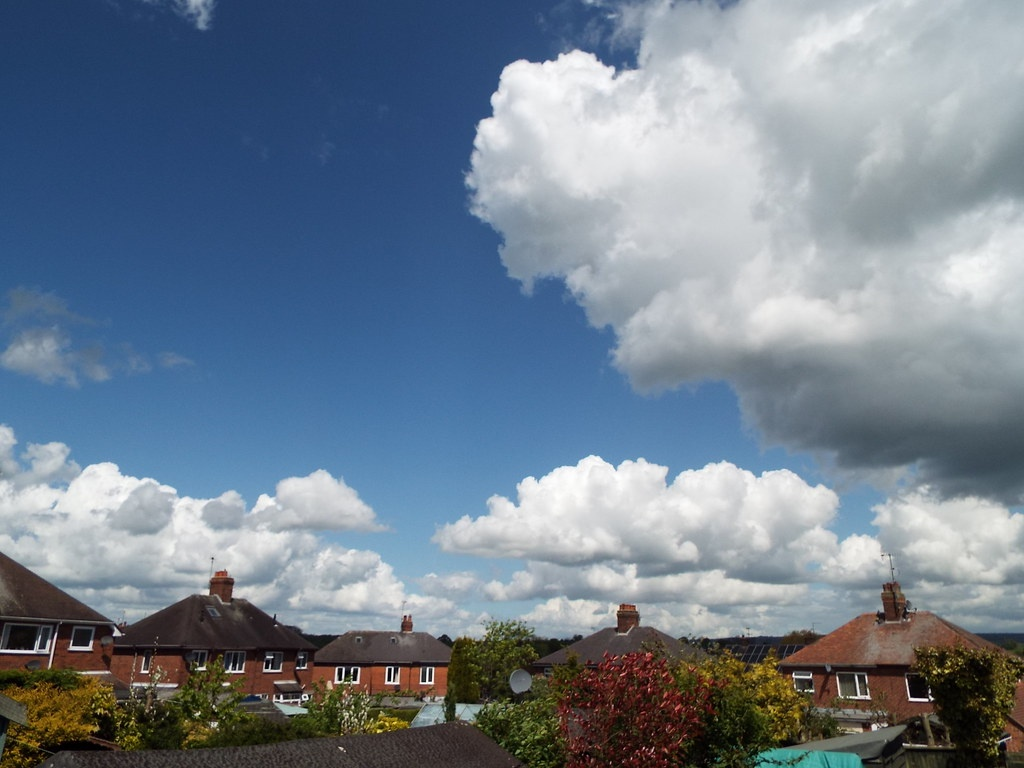
#> input picture data/raw/images/web_sample/cloud_formation/02b02f1d-5eff-42f9-9347-32813d2273e9_Cloud_formation_over_Cheadle_Staffs_1.jpg, 1024 x 768 px
$ python -i image_ops.py   (imports and definitions only)
#> lines starting #> are read from the running program, lines starting #| are printed output that depends on the picture; after the words box and inside, x2 and y2 are one past the last pixel; in counts of white or black regions, pixels touching at a corner belong together
from __future__ import annotations

from pathlib import Path

import cv2
import numpy as np

from cloud_aesthetics.settings import resolve_path


# [15 lines left out: functions read_rgb_image, resize_long_edge, not called in this run]


def rgb_to_gray(image: np.ndarray) -> np.ndarray:
    return cv2.cvtColor(image, cv2.COLOR_RGB2GRAY)


def estimate_cloud_mask(image: np.ndarray) -> np.ndarray:
    hsv = cv2.cvtColor(image, cv2.COLOR_RGB2HSV)
#> hsv: shape (768, 1024, 3); mean H, S, V 87.7, 86.9, 148.5
    brightness = hsv[:, :, 2]
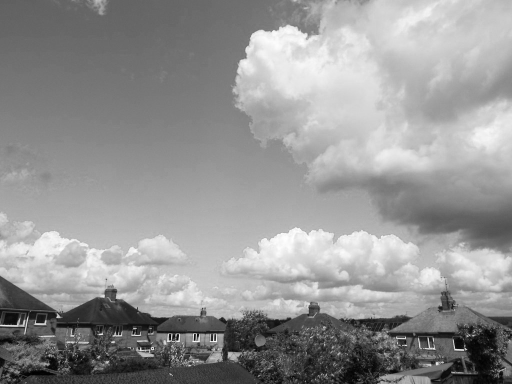
#> brightness: shape (768, 1024) (shown at 1/2 size); min 0, max 255, mean 148.5
    saturation = hsv[:, :, 1]
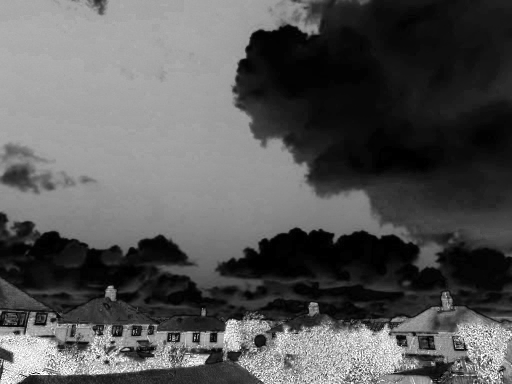
#> saturation: shape (768, 1024) (shown at 1/2 size); min 0, max 255, mean 86.9
    mask = ((brightness > 110) & (saturation < 120)).astype(np.uint8)
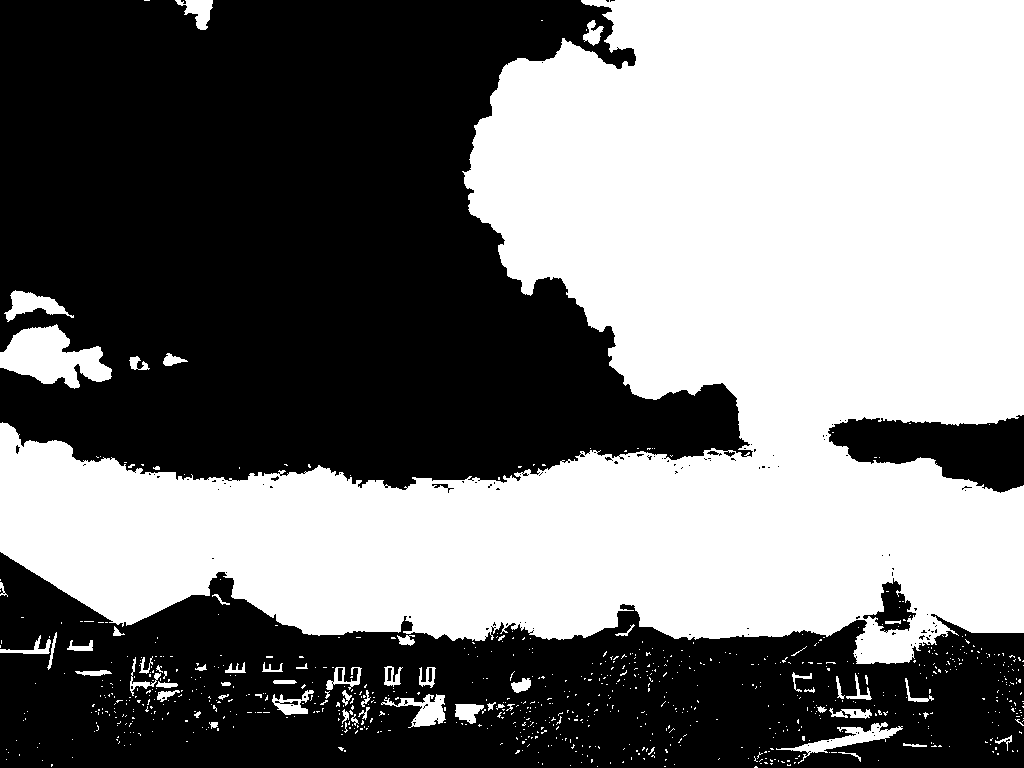
#> mask: shape (768, 1024); values 0 (black) and 1 (white), 48.3% white; 839 white regions (777 under 20 px), largest, box (x1, y1, x2, y2) and area: (0, 0, 1024, 664) 363762, (0, 324, 112, 389) 4158, (776, 722, 903, 764) 1208
    kernel = np.ones((5, 5), np.uint8)
    mask = cv2.morphologyEx(mask, cv2.MORPH_OPEN, kernel)
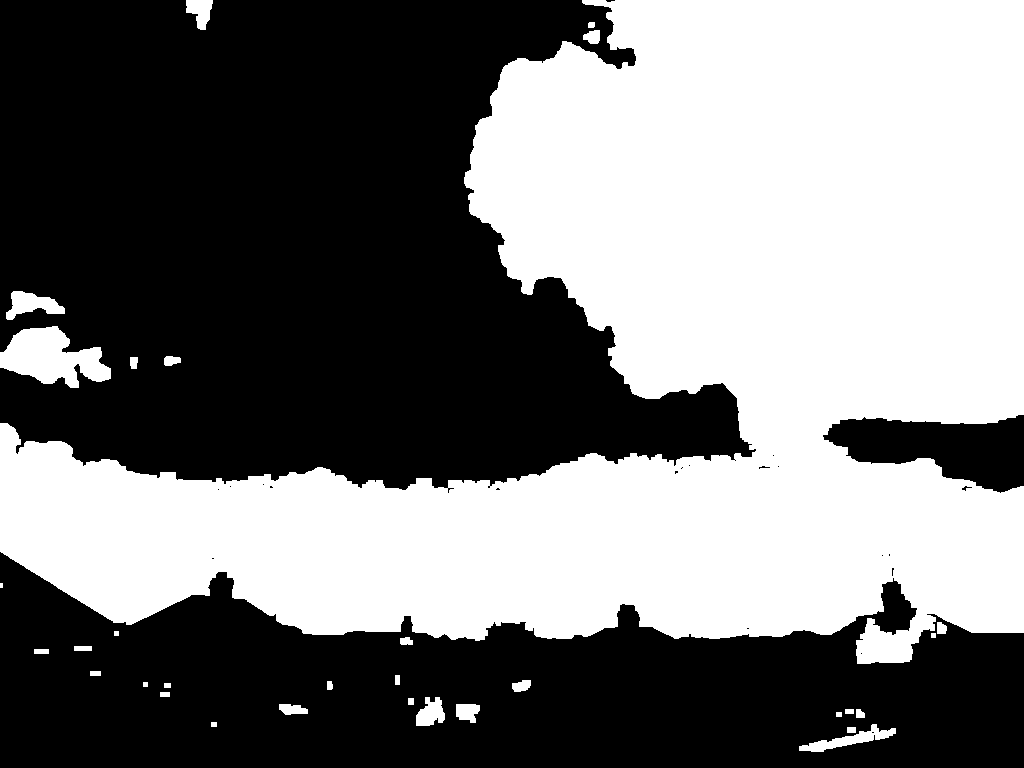
#> mask: shape (768, 1024); values 0 (black) and 1 (white), 47.1% white; 32 white regions (1 under 20 px), largest, box (x1, y1, x2, y2) and area: (0, 0, 1024, 664) 361372, (0, 326, 111, 388) 4125, (6, 291, 65, 320) 919
    mask = cv2.morphologyEx(mask, cv2.MORPH_CLOSE, kernel)
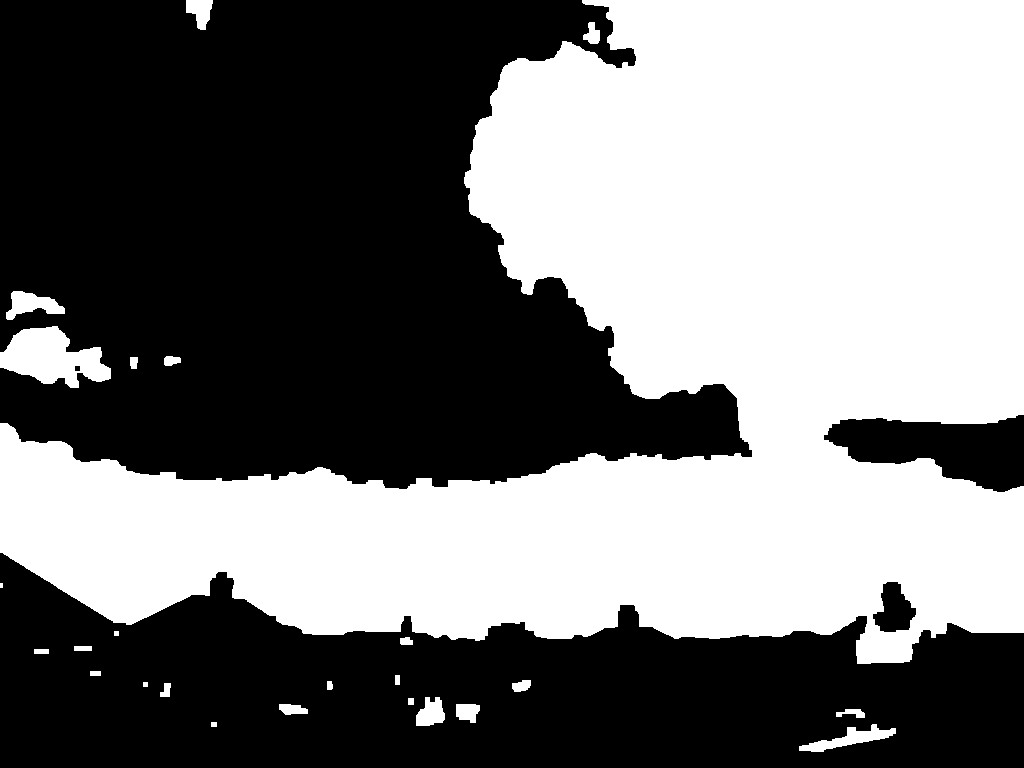
#> mask: shape (768, 1024); values 0 (black) and 1 (white), 47.2% white; 25 white regions (1 under 20 px), largest, box (x1, y1, x2, y2) and area: (0, 0, 1024, 664) 362119, (0, 326, 111, 388) 4160, (799, 724, 896, 752) 1000
    return mask


# [8 lines left out: function estimate_saliency_map, not called in this run]

>>> import cv2
>>> picture = cv2.cvtColor(cv2.imread('../../../data/raw/images/web_sample/cloud_formation/02b02f1d-5eff-42f9-9347-32813d2273e9_Cloud_formation_over_Cheadle_Staffs_1.jpg'), cv2.COLOR_BGR2RGB)
>>> result = estimate_cloud_mask(picture)

$ run again, on data/raw/images/web_sample/cloud_formation/03863335-9490-44b1-b578-1fe28373274f_Cloud_Formation.jpg
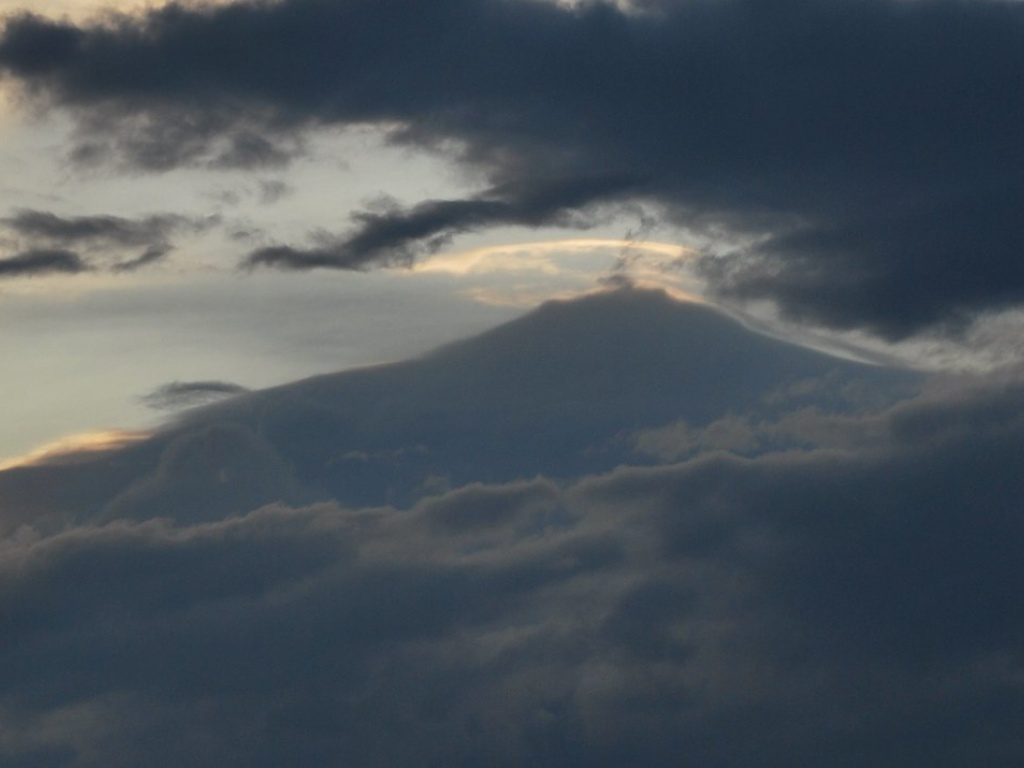
#> input picture data/raw/images/web_sample/cloud_formation/03863335-9490-44b1-b578-1fe28373274f_Cloud_Formation.jpg, 1024 x 768 px
#> hsv: shape (768, 1024, 3); mean H, S, V 89.2, 67.7, 93
#> in estimate_cloud_mask, `saturation = hsv[:, :, 1]`:
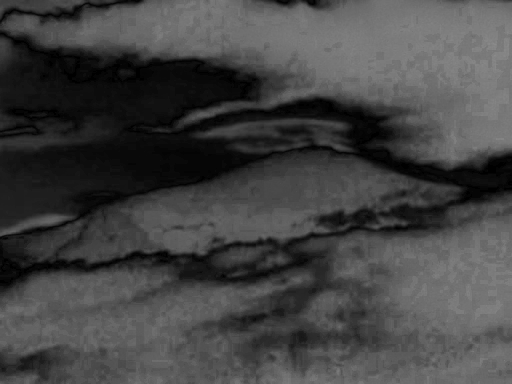
#> saturation: shape (768, 1024) (shown at 1/2 size); min 0, max 140, mean 67.7
#> in estimate_cloud_mask, `mask = cv2.morphologyEx(mask, cv2.MORPH_CLOSE, kernel)`:
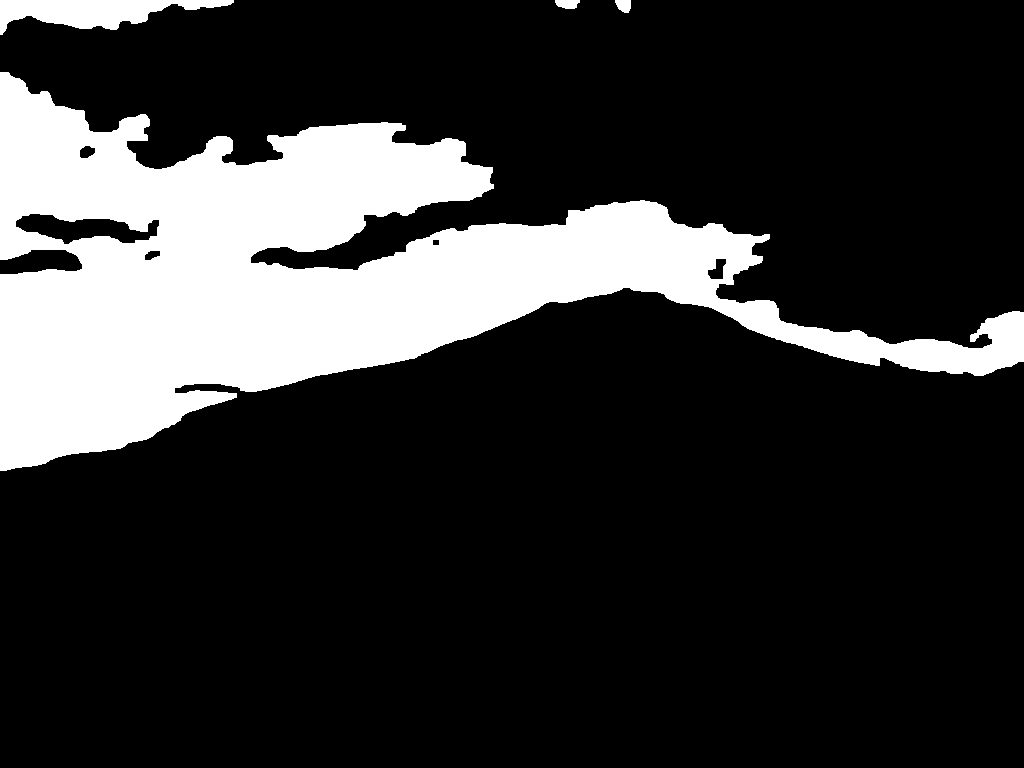
#> mask: shape (768, 1024); values 0 (black) and 1 (white), 19.8% white; 4 white regions, box (x1, y1, x2, y2) and area: (0, 72, 1024, 471) 151339, (0, 0, 234, 35) 4269, (555, 0, 580, 9) 182, (615, 0, 631, 13) 164

$ run again, on data/raw/images/web_sample/cloud_formation/0488653e-9d39-4261-98dc-5d23d4a76288_Cloud_formations_over_Ch_teau_de_Qu_ribus.jpg
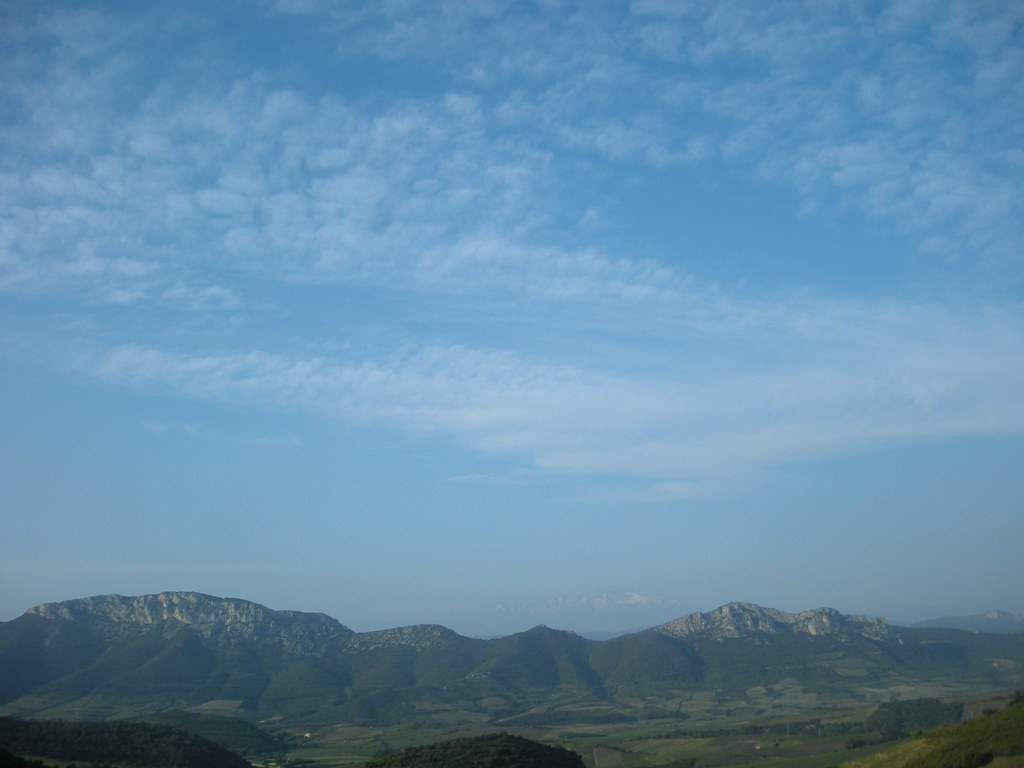
#> input picture data/raw/images/web_sample/cloud_formation/0488653e-9d39-4261-98dc-5d23d4a76288_Cloud_formations_over_Ch_teau_de_Qu_ribus.jpg, 1024 x 768 px
#> hsv: shape (768, 1024, 3); mean H, S, V 100.7, 103.8, 171.3
#> in estimate_cloud_mask, `saturation = hsv[:, :, 1]`:
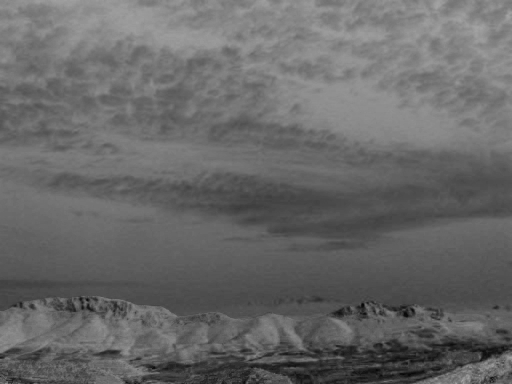
#> saturation: shape (768, 1024) (shown at 1/2 size); min 0, max 176, mean 103.8
#> in estimate_cloud_mask, `mask = cv2.morphologyEx(mask, cv2.MORPH_CLOSE, kernel)`:
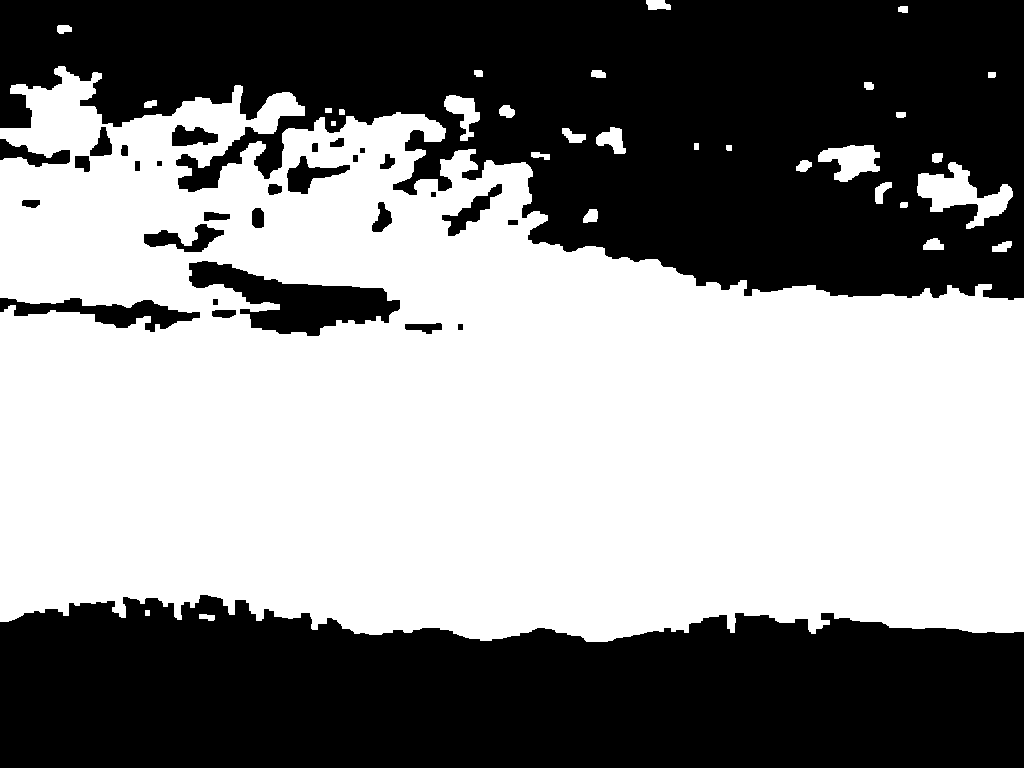
#> mask: shape (768, 1024); values 0 (black) and 1 (white), 53.9% white; 30 black regions, largest, box (x1, y1, x2, y2) and area: (0, 0, 1024, 300) 197074, (0, 595, 1024, 768) 148583, (189, 261, 400, 336) 7312
